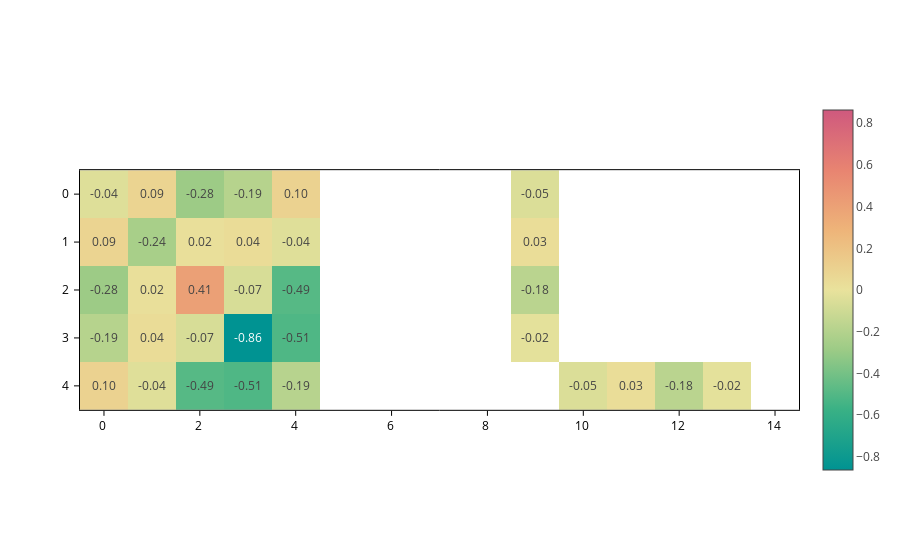

Notebook cell for this chart:
### Markdown cell above
## Show values as text

Colors are nice to give you a quick impression of the relative magnitude of the matrix elements. However, you might want to know the exact value. Although `plotly` shows them when you pass the mouse over the matrix elements, sometimes it might be more convenient to directly display them on top.

To do this, you need to pass a formatting string to the `text` input. For example, to show two decimals:

### Code cell
plot.update_inputs(text=".2f")

### Figure 1 — Plotly figure (JSON) as saved in the notebook; plotly's stock layout.template omitted (floating-point values rounded to 4 significant figures)
{"data": [{"coloraxis": "coloraxis", "meta": {}, "opacity": 1, "texttemplate": "%{z:.2f}", "type": "heatmap", "z": [[-0.04066, 0.0871, -0.2838, -0.191, 0.1016, NaN, NaN, NaN, NaN, -0.05263, NaN, NaN, NaN, NaN, NaN], [0.0871, -0.2421, 0.02014, 0.03938, -0.03807, NaN, NaN, NaN, NaN, 0.02922, NaN, NaN, NaN, NaN, NaN], [-0.2838, 0.02014, 0.4106, -0.06766, -0.4913, NaN, NaN, NaN, NaN, -0.1757, NaN, NaN, NaN, NaN, NaN], [-0.191, 0.03938, -0.06766, -0.8634, -0.5102, NaN, NaN, NaN, NaN, -0.01763, NaN, NaN, NaN, NaN, NaN], [0.1016, -0.03807, -0.4913, -0.5102, -0.1873, NaN, NaN, NaN, NaN, NaN, -0.05263, 0.02922, -0.1757, -0.01763, NaN]], "zsmooth": false}], "layout": {"coloraxis": {"cmid": 0, "colorscale": [[0.0, "rgb(0, 147, 146)"], [0.1667, "rgb(57, 177, 133)"], [0.3333, "rgb(156, 203, 134)"], [0.5, "rgb(233, 226, 156)"], [0.6667, "rgb(238, 180, 121)"], [0.8333, "rgb(232, 132, 113)"], [1.0, "rgb(207, 89, 126)"]], "showscale": true}, "scene": {"aspectmode": "data", "xaxis": {"range": [-0.5, 14.5]}, "yaxis": {"range": [4.5, -0.5]}}, "xaxis": {"constrain": "domain", "range": [-0.5, 14.5], "scaleanchor": "y", "scaleratio": 1}, "yaxis": {"constrain": "domain", "range": [4.5, -0.5]}}}
